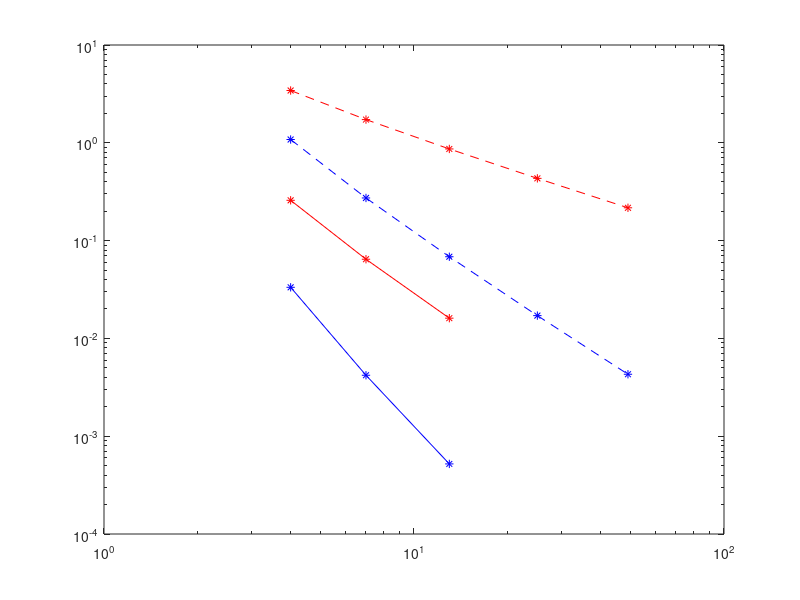

Source code (MATLAB):
clear all
close all
clc

% L2 = [0.9876 0.2492 0.0625 0.0156 0.0039];
% H1 = [3.4157 1.726 0.8653 0.4329 0.2165];
% h = [1 0.5 0.25 0.125 0.0625];

L2 = [1.0806 0.2729 0.0684 0.0171 0.0043];
H1 = [3.4254 1.7272 0.8654 0.4329 0.2165];
h = [1 0.5 0.25 0.125 0.0625];
dof = [4 7 13 25 49];

qL2 = [0.0333 0.0042 5.2083e-04];
qH1 = [0.2582 0.0645 0.0161];
qh = [1 0.5 0.25];
qdof = [4 7 13];

% loglog(h,L2,'*--b')
% hold on
% loglog(h,H1,'*--r')
% polyfit(log(h),log(L2),1)
% polyfit(log(h),log(H1),1)
% 
% loglog(qh,qL2,'*-b')
% hold on
% loglog(qh,qH1,'*-r')
% polyfit(log(qh),log(qL2),1)
% polyfit(log(qh),log(qH1),1)

loglog(dof,L2,'*--b')
hold on
loglog(dof,H1,'*--r')
polyfit(log(dof),log(L2),1)
polyfit(log(dof),log(H1),1)

loglog(qdof,qL2,'*-b')
hold on
loglog(qdof,qH1,'*-r')
polyfit(log(qdof),log(qL2),1)
polyfit(log(qdof),log(qH1),1)
